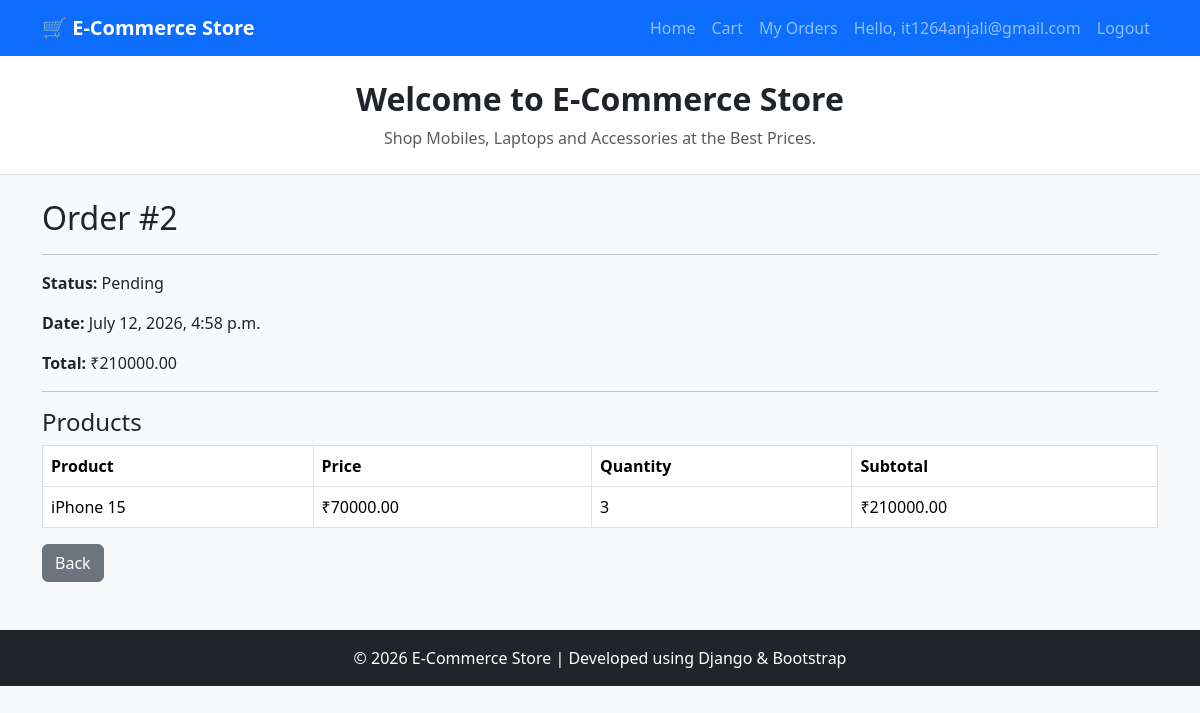
Page /orders/2/ (signed in) on the committed database.
### orders/models.py (models this page shows, shortened)
class Order(models.Model):
    STATUS_CHOICES = [
        ('Pending', 'Pending'),
        ('Processing', 'Processing'),
        ('Shipped', 'Shipped'),
        ('Delivered', 'Delivered'),
    ]
    user = models.ForeignKey(
        User,
        on_delete=models.CASCADE
    )
    created_at = models.DateTimeField(auto_now_add=True)
    status = models.CharField(
        max_length=20,
        choices=STATUS_CHOICES,
        default='Pending'
    )
    total_amount = models.DecimalField(
        max_digits=10,
        decimal_places=2,
        default=0
    )

class OrderItem(models.Model):
    order = models.ForeignKey(
        Order,
        on_delete=models.CASCADE,
        related_name='items'
    )
    product = models.ForeignKey(
        Product,
        on_delete=models.CASCADE
    )
    quantity = models.PositiveIntegerField()
    price = models.DecimalField(
        max_digits=10,
        decimal_places=2
    )
    @property
    def subtotal(self):
        return self.price * self.quantity

### products/models.py (models this page shows, shortened)
class Product(models.Model):
    CATEGORY_CHOICES = [
        ('Mobiles', 'Mobiles'),
        ('Laptops', 'Laptops'),
        ('Accessories', 'Accessories'),
    ]
    name = models.CharField(max_length=100)
    category = models.CharField(
        max_length=50,
        choices=CATEGORY_CHOICES,
        default='Mobiles'
    )
    description = models.TextField()
    price = models.DecimalField(
        max_digits=10,
        decimal_places=2
    )
    image = models.ImageField(
        upload_to='products/',
        blank=True,
        null=True
    )

### orders/views.py (the view)
@login_required
def order_detail(request, order_id):
    order = get_object_or_404(
        Order,
        id=order_id,
        user=request.user
    )
    return render(
        request,
        'orders/order_detail.html',
        {
            'order': order
        }
    )

### orders/templates/orders/order_detail.html
{% extends 'base.html' %}
{% block content %}
<h2>Order #{{ order.id }}</h2>
<hr>
<p><strong>Status:</strong> {{ order.status }}</p>
<p><strong>Date:</strong> {{ order.created_at }}</p>
<p><strong>Total:</strong> ₹{{ order.total_amount }}</p>
<hr>
<h4>Products</h4>
<table class="table table-bordered">
    <thead>
        <tr>
            <th>Product</th>
            <th>Price</th>
            <th>Quantity</th>
            <th>Subtotal</th>
        </tr>
    </thead>
    <tbody>
        {% for item in order.items.all %}
        <tr>
            <td>{{ item.product.name }}</td>
            <td>₹{{ item.price }}</td>
            <td>{{ item.quantity }}</td>
            <td>₹{{ item.subtotal }}</td>
        </tr>
        {% endfor %}
    </tbody>
</table>
<a
    href="{% url 'order_history' %}"
    class="btn btn-secondary"
>
    Back
</a>
{% endblock %}

### templates/base.html (shortened to what this page needs)
<!DOCTYPE html>
<html lang="en">
<head>
    <link href="https://cdn.jsdelivr.net/npm/bootstrap@5.3.3/dist/css/bootstrap.min.css"
          rel="stylesheet">
</head>
<body class="bg-light">
<nav class="navbar navbar-expand-lg navbar-dark bg-primary">
    <div class="container">
        <a class="navbar-brand fw-bold"
           href="{% url 'product_list' %}">
            🛒 E-Commerce Store
        </a>
        <div class="collapse navbar-collapse"
             id="navbarNav">
            <ul class="navbar-nav ms-auto">
                <li class="nav-item">
                    <a class="nav-link"
                       href="{% url 'product_list' %}">
                        Home
                    </a>
                </li>
                {% if user.is_authenticated %}
                <li class="nav-item">
                    <a class="nav-link"
                       href="{% url 'cart' %}">
                        Cart
                    </a>
                </li>
                <li class="nav-item">
                    <a class="nav-link"
                       href="{% url 'order_history' %}">
                        My Orders
                    </a>
                </li>
                <li class="nav-item">
                    <span class="nav-link">
                        Hello, {{ user.username }}
                    </span>
                </li>
                <li class="nav-item">
                    <a class="nav-link"
                       href="{% url 'logout' %}">
                        Logout
                    </a>
                </li>
                {% endif %}
            </ul>
        </div>
    </div>
</nav>
<div class="bg-white border-bottom py-4 mb-4">
    <div class="container text-center">
        <h2 class="fw-bold">
            Welcome to E-Commerce Store
        </h2>
        <p class="text-muted mb-0">
            Shop Mobiles, Laptops and Accessories at the Best Prices.
        </p>
    </div>
</div>
<div class="container mb-5">
    {% block content %}
    {% endblock %}
</div>
<footer class="bg-dark text-white text-center py-3 mt-5">
    <p class="mb-0">
        © 2026 E-Commerce Store | Developed using Django & Bootstrap
    </p>
</footer>
</body>
</html>

### rows in the picture
Order: id "2", status "Pending", created_at "July 12, 2026, 4:58 p.m.", total_amount "210000.00"
OrderItem: product.name "iPhone 15", price "70000.00", quantity "3", subtotal "210000.00"

### other values in the picture
{{ user.username }} "it1264anjali@gmail.com"
